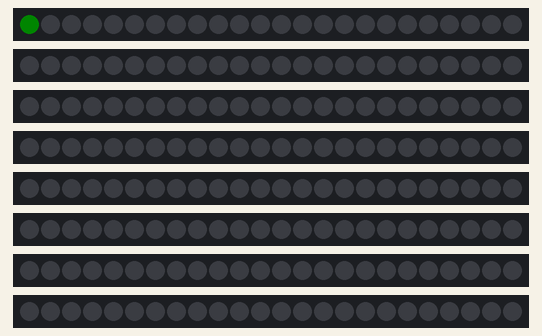
Bench run of a sketch on a simulated Arduino Uno, built with avr-gcc and run on an emulated ATmega328P. Parts: 8 × 24 RGB LEDs in strip order, left to right. Dim RGB values are drawn brighter than linear.

Above: at 0.01 s.
At 0.52 s:
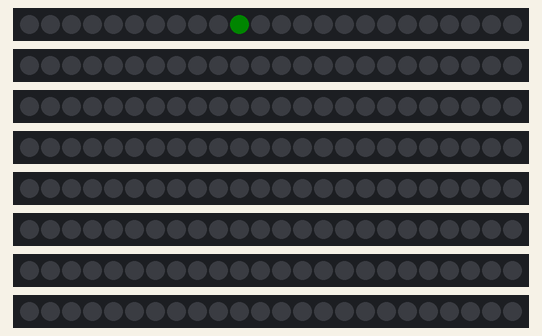
At 1.14 s:
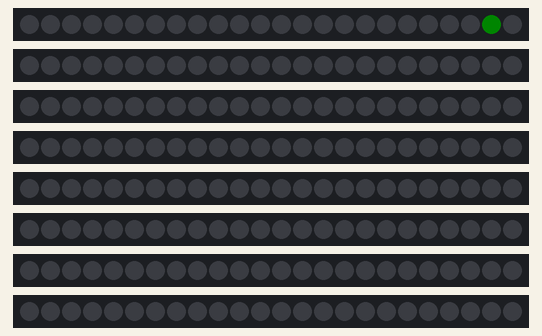
At 9.98 s:
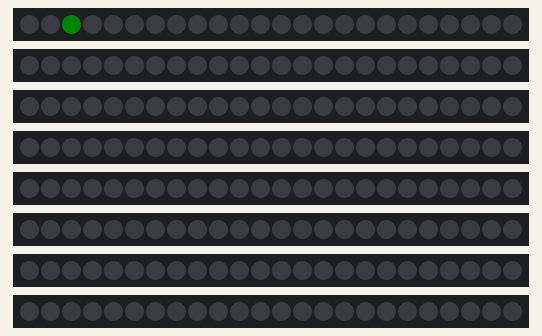
At 10.6 s:
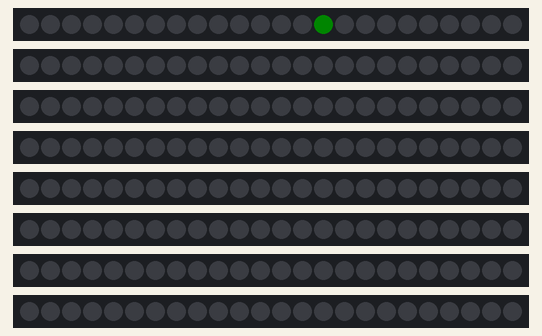

The sketch:

singleDotCycleEntireMatrix.ino
```cpp
#include <Adafruit_NeoPixel.h>
#ifdef __AVR__
  #include <avr/power.h>
#endif

const int numStrands = 8;
const int pixelsPerStrand = 24;
const int onBrightness = 8;
const int pinForRowZero = 2;

Adafruit_NeoPixel *matrix[numStrands];

void setup() {

  for (int strand=0; strand < numStrands; ++strand) {
    Adafruit_NeoPixel* pixels = new Adafruit_NeoPixel(pixelsPerStrand, strand + pinForRowZero, NEO_GRBW + NEO_KHZ800);
    pixels->begin();
    matrix[strand] = pixels;
  }

}

void cycleDotForStrand(int row) {
      Adafruit_NeoPixel* pixels = matrix[row];
      for(int pixel=0; pixel < pixelsPerStrand; ++ pixel) {
          pixels->setPixelColor( pixel, 0, onBrightness, 0);
          pixels->show();
          delay(50);
          pixels->setPixelColor( pixel, 0, 0, 0);
      }
      pixels->show();
}

void cycleDot() {
  for(int i = 0; i < numStrands; ++i) {
    cycleDotForStrand(i);
  }
}

void loop() {
  cycleDot();
}
```

Measured:
- by itself, everything shown: repeats every 9.9 s, in 192 steps
